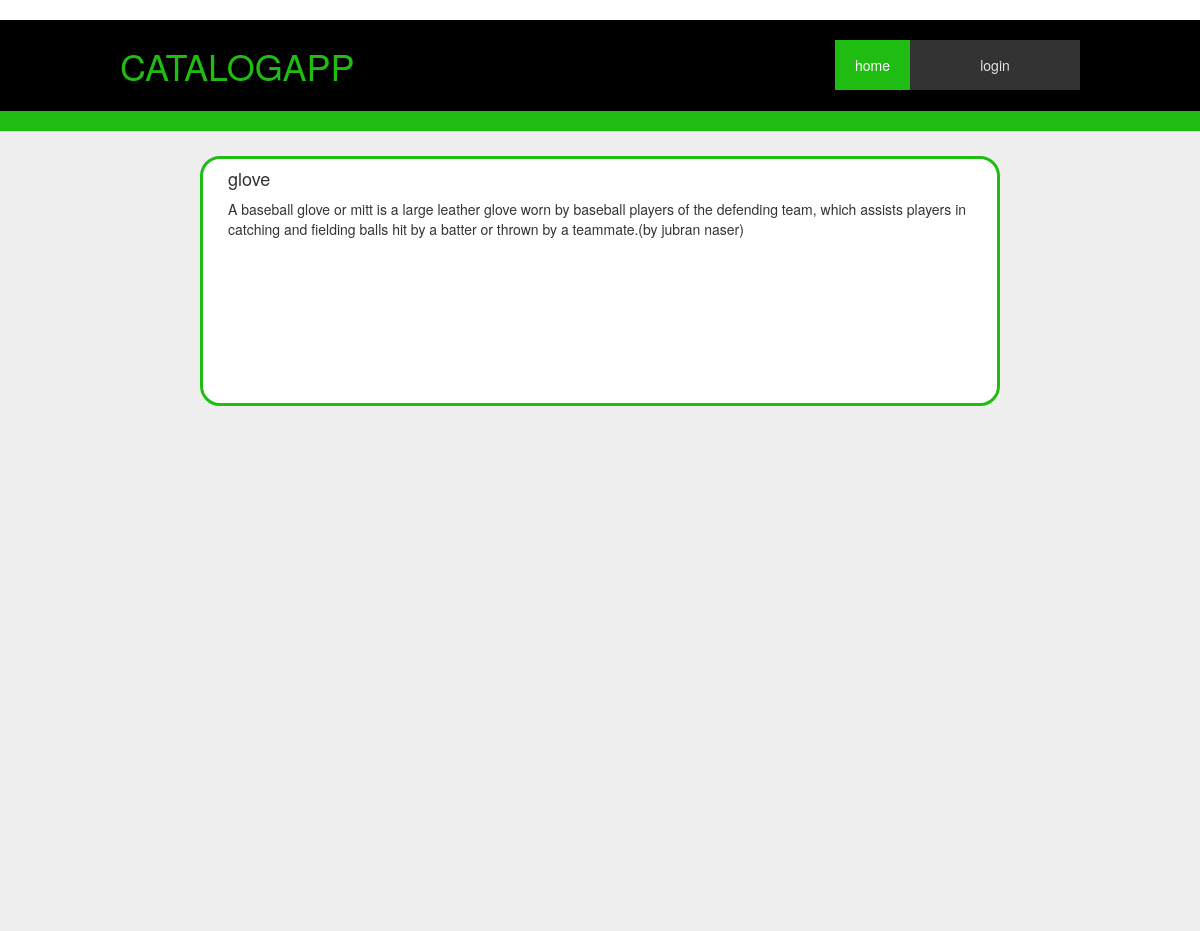
Page /catalog/baseball/glove/info?item_id=10 on the committed database.
### db_setup.py (models this page shows, shortened)
class Item(Base):
    __tablename__ = 'item'
    id = Column(Integer, primary_key=True)
    name = Column(String(80), nullable=False)
    description = Column(String(250))
    photo = Column(String(250))
    category_id = Column(Integer, ForeignKey('category.id'))
    category = relationship(Category)
    user_id = Column(Integer, ForeignKey('user.id'))
    user = relationship(User)

### catalogapp.py (the view)
@app.route('/catalog/<string:category>/<string:item>/info')
def itemInfo(category, item):
    item_id = request.args.get('item_id')
    item = session.query(Item).filter_by(id=item_id).one()
    if session_login.get('user_id') is not None and \
       session_login['user_id'] == item.user_id:
        return render_template('iteminfo_log.html', item=item)
    return render_template('iteminfo.html', item=item)

### templates/iteminfo.html
﻿{% extends "main.html" %}
{% block content %}
{% include "header.html" %}
    <div  class="bg-gry">
        <div style="margin: 0 auto;">
            <div  class="details">
                <h4>{{item.name}}</h4>
                <p>{{item.description}}</p>
            </div>
        </div>
    </div>
{% endblock %}

### static/styles.css (style rules this page uses)
* { -webkit-box-sizing: border-box; -moz-box-sizing: border-box; box-sizing: border-box; }
body { margin: 0; }
h1, h2, h3, h4, h5, h6 { margin-top: 20px; margin-bottom: 10px; font-weight: 700; }
h4 { font-size: 18px; }
.bg-gry { display: flex; min-height: 800px; background-color: #eeeeee; }
.details { width: 800px; background-color: white; text-align:left; padding: 25px; padding-top: 0px; height: auto; min-height: 250px; border: solid rgb(31, 189, 17); border-radius: 20px; margin: 0 auto; margin-top: 25px; }

### rows in the picture
Item: name "glove", description "A baseball glove or mitt is a large leather glove worn by baseball players of the defending team, which assists players in catching and fielding balls hit by a batter or thrown by a teammate.(by jubran naser)"
